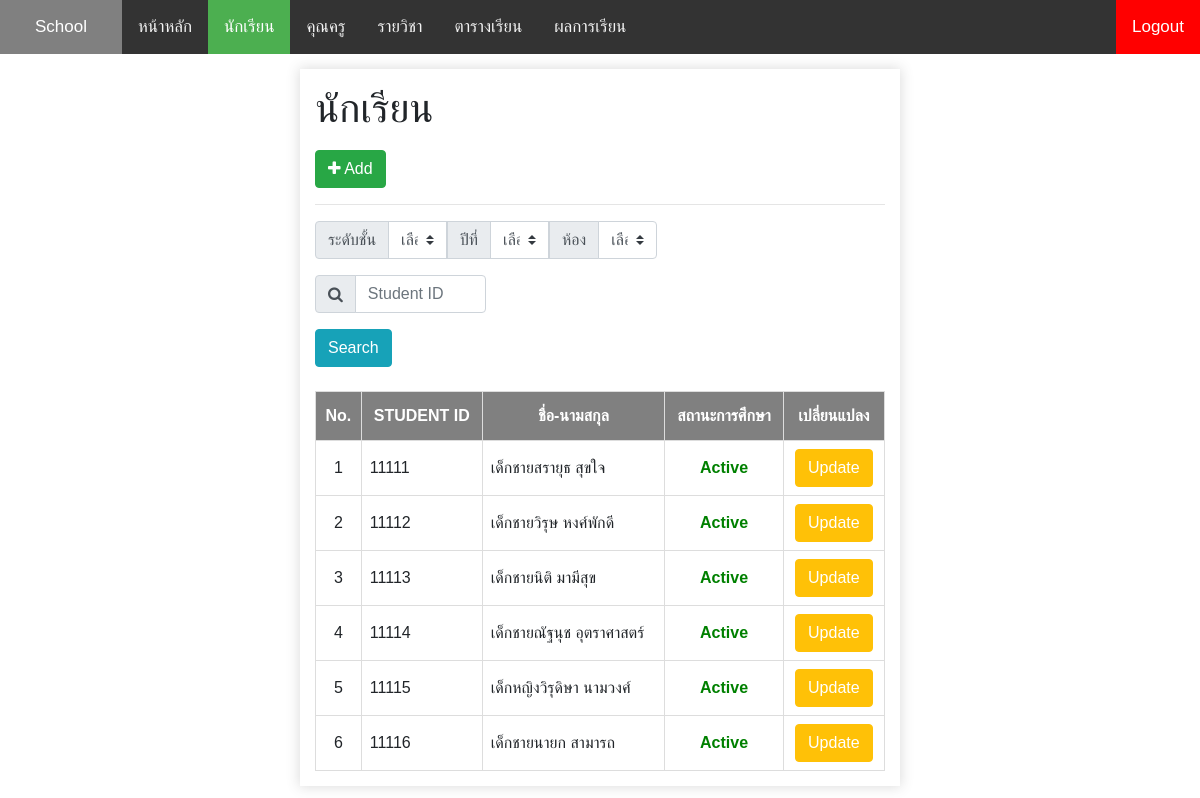
/student.php, run on the app's committed database.
### tables this page shows
CREATE TABLE `student` (
  `studentID` char(5) NOT NULL,
  `ntitle` text NOT NULL,
  `stdfname` text NOT NULL,
  `stdlname` text NOT NULL,
  `address` text NOT NULL,
  `birthday` date NOT NULL,
  `phone` text NOT NULL,
  `pname` text NOT NULL,
  `pphone` text NOT NULL,
  `disease` text,
  `start_year` text NOT NULL,
  `status` text NOT NULL
);

### student.php (the view, shortened to what this page needs)
<!DOCTYPE html>
<html lang="th">
<head>
  <link rel="stylesheet" href="https://stackpath.bootstrapcdn.com/bootstrap/4.3.1/css/bootstrap.min.css">
  <link rel="stylesheet" href="https://cdnjs.cloudflare.com/ajax/libs/font-awesome/4.7.0/css/font-awesome.min.css">
  </head>
  <body>
    <div class="topnav">
      <a style="color: white; float: left; text-align: center; padding: 14px 35px; text-decoration: none; font-size: 17px; background-color: gray;">School</a>
      <a id="menu" href="project/main.php">หน้าหลัก</a>
      <a id="menu" class="active" href="project/student.php">นักเรียน</a>
      <a id="menu" href="project/teacher.php">คุณครู</a>
      <a id="menu" href="project/course.php">รายวิชา</a>
      <a id="menu" href="project/class_schedule.php">ตารางเรียน</a>
      <a id="menu" href="project/grade.php">ผลการเรียน</a>
      <div class="logout" style="float: right">
        <a id="menu-logout">Logout</a>
      </div>
    </div>
    <div id="page-container" style="margin-top: 15px;">
      <h1>นักเรียน</h1>
      <a class="btn btn-success" style="margin-top: 10px;" href="project/student_add.php"><i class="fa fa-plus"></i> Add</a>
      <hr>
      <form action="project/student.php" method="get">
        <div class="input-group mb-3" style="width: 60%">
            <div class="input-group-prepend">
              <label class="input-group-text" for="inputGroupSelect01">ระดับชั้น</label>
            </div>
            <select class="custom-select" id="inputGroupSelect01" onchange="insert_student()">
              <option selected>เลือก...</option>
            </select>
            <div class="input-group-prepend">
              <label class="input-group-text" for="inputGroupSelect02">ปีที่</label>
            </div>
            <select class="custom-select" id="inputGroupSelect02" onchange="insert_student()">
              <option selected>เลือก...</option>
            </select>
            <div class="input-group-prepend">
              <label class="input-group-text" for="inputGroupSelect03">ห้อง</label>
            </div>
            <select class="custom-select" id="inputGroupSelect03" onchange="insert_student()">
              <option selected>เลือก...</option>
            </select>
          </div>
          <div class="input-group mb-3" style="width: 30%">
            <div class="input-group-prepend">
              <label class="input-group-text" for="search_stdid"><i class="fa fa-search"></i></label>
            </div>
            <input type="number" class="form-control" id="search_stdid" placeholder="Student ID" name="search_stdid">
          </div>
        <?php
            $serverName = "localhost";
            $userName = "root";
            $userPassword = "";
            $dbName = "school";
            $objCon = new mysqli($serverName,$userName,$userPassword,$dbName);
            if (isset($_GET["searchID"]) != '') {
              $sql = "SELECT * FROM student WHERE studentID=".$_GET["searchID"]."";
              echo '<a id="clear_stdid" class="btn btn-danger" style="color: white; cursor: pointer;" onclick="clear_stdid()" name="clear_stdid">Clear</a>
              <a id="search_stdid" class="btn btn-info" style="color: white; cursor: pointer;" onclick="search_stdid()" name="search_stdid">Search</a>
        </form>
        <br>
        <p><b>ผลการค้นหา: รหัสนักเรียน '.$_GET["searchID"].'</b></p>';
            } else {
              if (isset($_GET["DegNo"]) == '' && isset($_GET["GradeNo"]) == '' && isset($_GET["RoomNo"]) == '') {
                $sql = "SELECT * FROM student ORDER BY studentID";
                echo '<a id="search_stdid" class="btn btn-info" style="color: white; cursor: pointer;" onclick="search_stdid()" name="search_stdid">Search</a>
        </form>
        <br>';
              } else if (isset($_GET["DegNo"]) != '' && isset($_GET["GradeNo"]) == '' && isset($_GET["RoomNo"]) == '') {
                $sql = "SELECT * FROM student WHERE studentID IN (SELECT studentID FROM grade_c WHERE DegreeNo='".$_GET["DegNo"]."') ORDER BY studentID";
                echo '<a id="clear_stdid" class="btn btn-danger" style="color: white; cursor: pointer;" onclick="clear_stdid()" name="clear_stdid">Clear</a>
                <a id="search_stdid" class="btn btn-info" style="color: white; cursor: pointer;" onclick="search_stdid()" name="search_stdid">Search</a>
        </form>
        <br>';
        if ($_GET["DegNo"] == '1') echo '<p><b>ผลการค้นหา: นักเรียนระดับชั้น ประถมศึกษา</b></p>';
        else echo '<p><b>ผลการค้นหา: นักเรียนระดับชั้น มัธยมศึกษา</b></p>';
              } else if (isset($_GET["DegNo"]) != '' && isset($_GET["GradeNo"]) != '' && isset($_GET["RoomNo"]) == '') {
                $sql = "SELECT * FROM student WHERE studentID IN (SELECT studentID FROM grade_c WHERE DegreeNo='".$_GET["DegNo"]."' AND GradeNo='".$_GET["GradeNo"]."') ORDER BY studentID";
                echo '<a id="clear_stdid" class="btn btn-danger" style="color: white; cursor: pointer;" onclick="clear_stdid()" name="clear_stdid">Clear</a>
                <a id="search_stdid" class="btn btn-info" style="color: white; cursor: pointer;" onclick="search_stdid()" name="search_stdid">Search</a>
        </form>
        <br>';
        if ($_GET["DegNo"] == '1') echo '<p><b>ผลการค้นหา: นักเรียนระดับชั้น ประถมศึกษา ปีที่ '.$_GET["GradeNo"].'</b></p>';
        else echo '<p><b>ผลการค้นหา: นักเรียนระดับชั้น มัธยมศึกษา ปีที่ '.$_GET["GradeNo"].'</b></p>';
              } else if (isset($_GET["DegNo"]) != '' && isset($_GET["GradeNo"]) != '' && isset($_GET["RoomNo"]) != '') {
                $sql = "SELECT * FROM student WHERE studentID IN (SELECT studentID FROM grade_c WHERE DegreeNo='".$_GET["DegNo"]."' AND GradeNo='".$_GET["GradeNo"]."' AND RoomNumber='".$_GET["RoomNo"]."') ORDER BY studentID";
                echo '<a id="clear_stdid" class="btn btn-danger" style="color: white; cursor: pointer;" onclick="clear_stdid()" name="clear_stdid">Clear</a>
                <a id="search_stdid" class="btn btn-info" style="color: white; cursor: pointer;" onclick="search_stdid()" name="search_stdid">Search</a>
        </form>
        <br>';
        if ($_GET["DegNo"] == '1') echo '<p><b>ผลการค้นหา: นักเรียนระดับชั้น ประถมศึกษา ปีที่ '.$_GET["GradeNo"].' ห้อง '.$_GET["RoomNo"].'</b></p>';
        else echo '<p><b>ผลการค้นหา: นักเรียนระดับชั้น มัธยมศึกษา ปีที่ '.$_GET["GradeNo"].' ห้อง '.$_GET["RoomNo"].'</b></p>';
              } else if (isset($_GET["DegNo"]) != '' && isset($_GET["GradeNo"]) == '' && isset($_GET["RoomNo"]) != '') {
                $sql = "SELECT * FROM student WHERE studentID IN (SELECT studentID FROM grade_c WHERE DegreeNo='".$_GET["DegNo"]."' AND RoomNumber='".$_GET["RoomNo"]."') ORDER BY studentID";
                echo '<a id="clear_stdid" class="btn btn-danger" style="color: white; cursor: pointer;" onclick="clear_stdid()" name="clear_stdid">Clear</a>
                <a id="search_stdid" class="btn btn-info" style="color: white; cursor: pointer;" onclick="search_stdid()" name="search_stdid">Search</a>
        </form>
        <br>';
        if ($_GET["DegNo"] == '1') echo '<p><b>ผลการค้นหา: นักเรียนระดับชั้น ประถมศึกษา ห้อง '.$_GET["RoomNo"].'</b></p>';
        else echo '<p><b>ผลการค้นหา: นักเรียนระดับชั้น มัธยมศึกษา ห้อง '.$_GET["RoomNo"].'</b></p>';
              } else if (isset($_GET["DegNo"]) == '' && isset($_GET["GradeNo"]) != '' && isset($_GET["RoomNo"]) == '') {
                $sql = "SELECT * FROM student WHERE studentID IN (SELECT studentID FROM grade_c WHERE GradeNo='".$_GET["GradeNo"]."') ORDER BY studentID";
                echo '<a id="clear_stdid" class="btn btn-danger" style="color: white; cursor: pointer;" onclick="clear_stdid()" name="clear_stdid">Clear</a>
                <a id="search_stdid" class="btn btn-info" style="color: white; cursor: pointer;" onclick="search_stdid()" name="search_stdid">Search</a>
        </form>
        <br>';
        echo '<p><b>ผลการค้นหา: นักเรียนประถมศึกษาหรือมัธยมศึกษา ปีที่ '.$_GET["GradeNo"].'</b></p>';
              } else if (isset($_GET["DegNo"]) == '' && isset($_GET["GradeNo"]) != '' && isset($_GET["RoomNo"]) != '') {
                $sql = "SELECT * FROM student WHERE studentID IN (SELECT studentID FROM grade_c WHERE GradeNo='".$_GET["GradeNo"]."' AND RoomNumber='".$_GET["RoomNo"]."') ORDER BY studentID";
                echo '<a id="clear_stdid" class="btn btn-danger" style="color: white; cursor: pointer;" onclick="clear_stdid()" name="clear_stdid">Clear</a>
                <a id="search_stdid" class="btn btn-info" style="color: white; cursor: pointer;" onclick="search_stdid()" name="search_stdid">Search</a>
        </form>
        <br>';
        echo '<p><b>ผลการค้นหา: นักเรียนประถมศึกษาหรือมัธยมศึกษา ปีที่ '.$_GET["GradeNo"].' ห้อง '.$_GET["RoomNo"].'</b></p>';
              }  else if (isset($_GET["DegNo"]) == '' && isset($_GET["GradeNo"]) == '' && isset($_GET["RoomNo"]) != '') {
                $sql = "SELECT * FROM student WHERE studentID IN (SELECT studentID FROM grade_c WHERE RoomNumber='".$_GET["RoomNo"]."') ORDER BY studentID";
                echo '<a id="clear_stdid" class="btn btn-danger" style="color: white; cursor: pointer;" onclick="clear_stdid()" name="clear_stdid">Clear</a>
                <a id="search_stdid" class="btn btn-info" style="color: white; cursor: pointer;" onclick="search_stdid()" name="search_stdid">Search</a>
        </form>
        <br>';
        echo '<p><b>ผลการค้นหา: นักเรียนประถมศึกษาหรือมัธยมศึกษา ห้อง '.$_GET["RoomNo"].'</b></p>';
              }
            }
            $qry = mysqli_query($objCon, $sql);
            $nrows = mysqli_num_rows($qry);
            if ($nrows > 0) {
              echo ' <table id="student">
                      <tr>
                        <th>No.</th>
                        <th>STUDENT ID</th>
                        <th>ชื่อ-นามสกุล</th>
                        <th>สถานะการศึกษา</th>
                        <th>เปลี่ยนแปลง</th>
                      </tr>'
                ?>
                <?php
                $i = 0;
                while ($rows = mysqli_fetch_array($qry)) {
                    $id = $rows['studentID'];
                    $nt = $rows['ntitle'];
                    $fn = $rows['stdfname'];
                    $ln = $rows['stdlname'];
                    $s = $rows['status'];
                    $i += 1;
                    ?>
                    <tr>
                      <td align="center"><?php echo $i; ?></td>
                      <td><?php echo $id; ?></td>
                      <td><?php echo $nt ?><?php echo $fn ?> <?php echo $ln; ?></td>
                      <td class="<?php echo $s ?>" style="text-align: center;"><b><?php echo $s ?></b></td>
                      <td align="center">
                        <a class="btn btn-warning" href="project/student_update.php?studentID=<?php echo $id ?>" style="color: white;">Update</a>
                      </td>
                    </tr>
                  <?php
                }
                echo "</table>";
            } else {
              echo "<h1 style='color: red;'>Student Not found in database</h1>";
            }
          ?>
    </div>
  </body>
</html>

### student.php (style rules this page uses)
body { margin: 0; font-family: Arial, Helvetica, sans-serif; }
.topnav { overflow: hidden; background-color: #333; }
.topnav a#menu { float: left; color: #f2f2f2; text-align: center; padding: 14px 16px; text-decoration: none; font-size: 17px; }
.topnav a#menu.active { background-color: #4CAF50; color: white; }
.topnav a#menu-logout { float: left; color: #f2f2f2; text-align: center; padding: 14px 16px; text-decoration: none; font-size: 17px; }
.topnav a#menu-logout { background-color: red; color: white; }
#page-container { margin: auto; padding: 15px; min-height: 0; width: 50%; -webkit-box-shadow: 0px 0px 12px 1px rgba(87, 87, 87, 0.2); box-shadow: 0px 0px 12px 1px rgba(87, 87, 87, 0.2); }
table { width: 100%; }
#student td, #student th { border: 1px solid #ddd; padding: 8px; }
#student th { padding-top: 12px; padding-bottom: 12px; text-align: center; background-color: gray; color: white; }
.Active { color: green; }

### data on the page
student: studentID "11111", ntitle "เด็กชาย", stdfname "สรายุธ", stdlname "สุขใจ", status "Active"
student: studentID "11112", ntitle "เด็กชาย", stdfname "วิรุษ", stdlname "หงศ์พักดี", status "Active"
student: studentID "11113", ntitle "เด็กชาย", stdfname "นิติ", stdlname "มามีสุข", status "Active"
student: studentID "11114", ntitle "เด็กชาย", stdfname "ณัฐนุช", stdlname "อุตราศาสตร์", status "Active"
student: studentID "11115", ntitle "เด็กหญิง", stdfname "วิรุดิษา", stdlname "นามวงศ์", status "Active"
student: studentID "11116", ntitle "เด็กชาย", stdfname "นายก", stdlname "สามารถ", status "Active"
